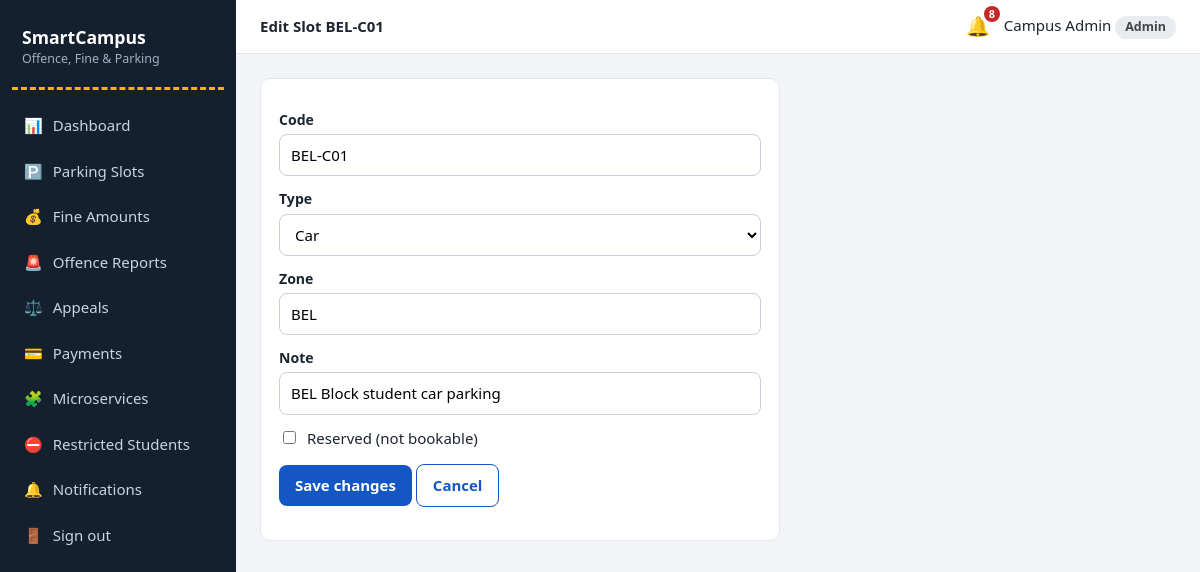
/admin/slots/1/edit (signed in), run on the app's committed database.
### models.py (models this page shows, shortened)
class ParkingSlot(db.Model):
    __tablename__ = "parking_slots"
    id = db.Column(db.Integer, primary_key=True)
    code = db.Column(db.String(10), unique=True, nullable=False)
    vtype = db.Column(db.String(10), nullable=False)                 # Car / Bike
    zone = db.Column(db.String(20), default="A")
    is_reserved = db.Column(db.Boolean, default=False)
    note = db.Column(db.String(80))
    is_active = db.Column(db.Boolean, default=True)                  # soft delete

class AuthMixin(UserMixin):
    """Shared login helpers for Student, Guard and Admin."""

class Admin(AuthMixin, db.Model):
    __tablename__ = "admins"
    role = "admin"
    id = db.Column(db.Integer, primary_key=True)
    name = db.Column(db.String(80), nullable=False)
    email = db.Column(db.String(120), unique=True, nullable=False)
    password_hash = db.Column(db.String(255), nullable=False)

### app.py (the view, shortened to what this page needs)
@app.route("/admin/slots/<int:sid>/edit", methods=["GET", "POST"])
@role_required("admin")
def admin_slot_edit(sid):
    s = db.get_or_404(ParkingSlot, sid)
    return render_template("admin/slot_edit.html", s=s)

### app.py (called while the page is built)
@login_manager.user_loader
def load_user(uid):
    role, _, num = uid.partition("-")
    model = ROLE_MODELS.get(role)
    return db.session.get(model, int(num)) if model and num.isdigit() else None

def role_required(role):
    def deco(f):
        @wraps(f)
        def wrapper(*a, **k):
            if not current_user.is_authenticated:
                return login_manager.unauthorized()
            if current_user.role != role:
                abort(403)
            return f(*a, **k)
        return wrapper
    return deco

@app.context_processor
def inject_globals():
    unread = 0
    if current_user.is_authenticated:
        unread = Notification.query.filter_by(
            role=current_user.role, user_id=current_user.id, is_read=False).count()
    return dict(unread=unread, today=date.today())

### templates/admin/slot_edit.html
{% extends 'base.html' %}
{% block heading %}Edit Slot {{ s.code }}{% endblock %}
{% block content %}
<div class="card" style="max-width:520px"><form method="post">
  <label class="f">Code</label><input type="text" name="code" value="{{ s.code }}" required>
  <label class="f">Type</label><select name="vtype"><option {{ 'selected' if s.vtype=='Car' }}>Car</option><option {{ 'selected' if s.vtype=='Bike' }}>Bike</option></select>
  <label class="f">Zone</label><input type="text" name="zone" value="{{ s.zone }}">
  <label class="f">Note</label><input type="text" name="note" value="{{ s.note or '' }}">
  <label class="check"><input type="checkbox" name="is_reserved" {{ 'checked' if s.is_reserved }}> Reserved (not bookable)</label>
  <p><button class="btn">Save changes</button> <a class="btn btn-ghost" href="{{ url_for('admin_slots') }}">Cancel</a></p>
</form></div>
{% endblock %}

### templates/base.html (shortened to what this page needs)
{% from '_macros.html' import flashes %}
<!doctype html>
<html lang="en"><head>
<link rel="stylesheet" href="{{ url_for('static', filename='css/style.css') }}">
</head><body>
{% if current_user.is_authenticated %}
<div class="layout">
  <aside class="sidebar">
    <div class="brand">SmartCampus<small>Offence, Fine &amp; Parking</small></div>
    <nav>
      {% for ep, label, icon in menus[current_user.role] %}
        <a href="{{ url_for(ep) }}" class="{{ 'active' if request.endpoint == ep }}"><span>{{ icon }}</span>{{ label }}</a>
      {% endfor %}
      <a href="{{ url_for('logout') }}"><span>🚪</span>Sign out</a>
    </nav>
  </aside>
  <div class="main">
    <header class="topbar">
      <strong>{% block heading %}{% endblock %}</strong>
      <a class="bell" href="{{ url_for('notifications') }}" title="Notifications">🔔{% if unread %}<b>{{ unread }}</b>{% endif %}</a>
      <span>{{ current_user.name }} <span class="badge">{{ current_user.role|capitalize }}</span></span>
    </header>
    <main class="content">
      {% block content %}{% endblock %}
    </main>
  </div>
</div>
{% else %}
  {{ flashes() }}
  {% block public %}{% endblock %}
{% endif %}
</body></html>

### static/css/style.css (style rules this page uses)
:root { --asphalt:#14202e;--asphalt2:#1d2d40;--sign:#1457c4;--sign-dk:#0f43a0;--line:#f2b705;--bg:#f2f4f7;--card:#fff;--ink:#1c2530;--muted:#66717f;--bd:#e3e7ec;--ok:#15803d;--warn:#b45309;--bad:#c62828;--info:#0e7490;--r:10px }
* { box-sizing:border-box }
body { margin:0;font-family:"Segoe UI",system-ui,-apple-system,Roboto,Arial,sans-serif;background:var(--bg);color:var(--ink);line-height:1.5;font-size:15px }
a { color:var(--sign);text-decoration:none }
.layout { display:flex;min-height:100vh }
.sidebar { width:236px;background:var(--asphalt);color:#d7dee8;padding:18px 12px;position:fixed;top:0;bottom:0;left:0;overflow:auto;z-index:30;transition:transform .25s }
.brand { font-weight:700;font-size:1.1rem;color:#fff;padding:6px 10px 18px;border-bottom:3px dashed var(--line);margin-bottom:14px }
.brand small { display:block;font-weight:400;font-size:.78rem;color:#9fb0c4 }
.sidebar nav a { display:flex;gap:10px;align-items:center;color:#c9d4e2;padding:10px 12px;border-radius:8px;margin-bottom:3px }
.main { margin-left:236px;flex:1;min-width:0 }
.topbar { background:#fff;border-bottom:1px solid var(--bd);display:flex;align-items:center;gap:14px;padding:12px 24px;position:sticky;top:0;z-index:10 }
.bell { position:relative;font-size:1.2rem }
.bell b { position:absolute;top:-6px;right:-10px;background:var(--bad);color:#fff;border-radius:10px;font-size:.68rem;padding:0 5px }
.content { padding:24px;max-width:1200px }
.card { background:var(--card);border:1px solid var(--bd);border-radius:var(--r);padding:18px;overflow-x:auto }
.badge { display:inline-block;padding:2px 10px;border-radius:20px;font-size:.78rem;font-weight:600;background:#e8ebef;color:#444 }
.btn { display:inline-block;border:0;border-radius:8px;padding:9px 16px;background:var(--sign);color:#fff;font:inherit;font-weight:600;cursor:pointer }
.btn-ghost { background:#fff;color:var(--sign);border:1px solid var(--sign) }
label.f { display:block;font-weight:600;font-size:.88rem;margin:12px 0 4px }
input[type=text],input[type=email],input[type=password],input[type=date],input[type=time],input[type=number],select,textarea { width:100%;padding:9px 11px;border:1px solid #c9d0d9;border-radius:8px;font:inherit;background:#fff }
.check { display:flex;gap:8px;align-items:center;margin-top:12px }
.check input { width:auto }

### data on the page
ParkingSlot: code "BEL-C01", zone "BEL", note "BEL Block student car parking"
Admin: name "Campus Admin"

### other printed values
{{ icon }} "📊" "🅿️" "💰" "🚨" "⚖️" "💳" "🧩" "⛔" "🔔"
{{ label }} "Dashboard" "Parking Slots" "Fine Amounts" "Offence Reports" "Appeals" "Payments" "Microservices" "Restricted Students" "Notifications"
{{ unread }} "8"
{{ current_user.role|capitalize }} "Admin"
